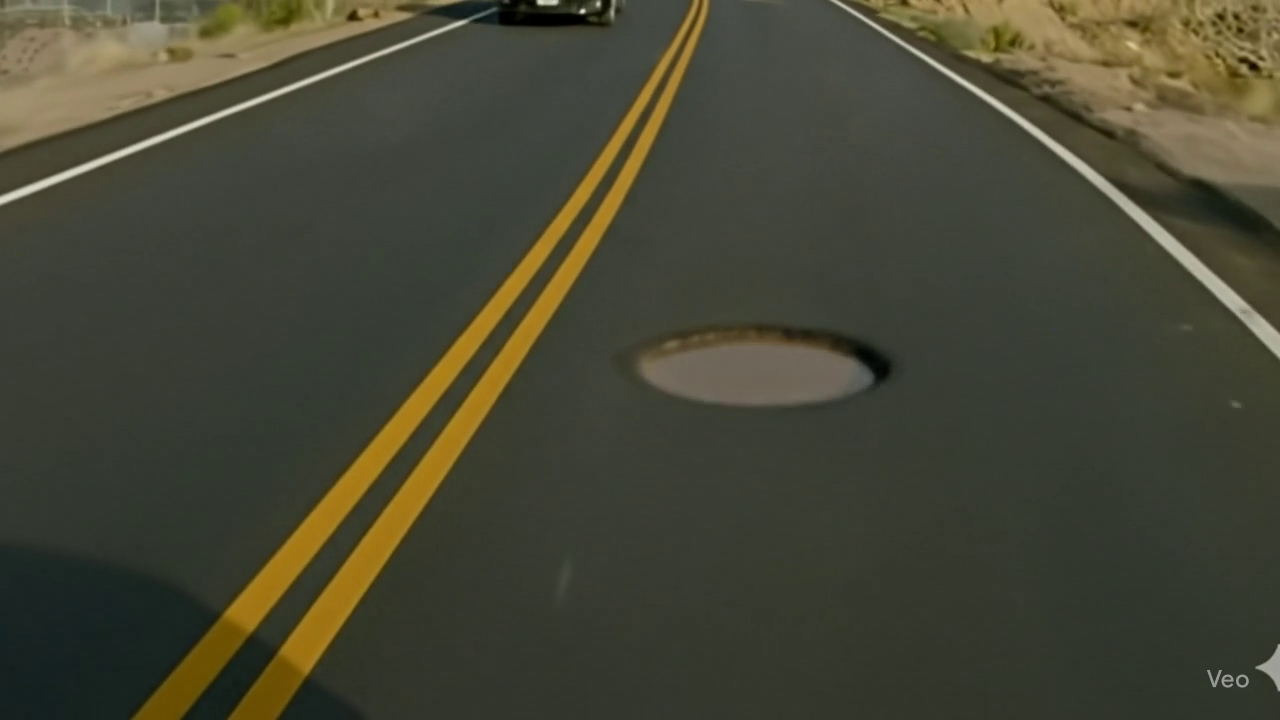
#> input picture frame 18 of pothole_road_sample1.mp4, 1280 x 720 px
$ python play.py
#> lines starting #> are read from the running program, lines starting #| are printed output that depends on the picture; after the words box and inside, x2 and y2 are one past the last pixel; in counts of white or black regions, pixels touching at a corner belong together
import cv2
import numpy as np
import math

VIDEO_IN  = "pothole_road_sample1.mp4"

# TUNABLE PARAMETERS (start with these; tweak if many false+ or misses)
MIN_AREA        = 6000
MAX_AREA        = 40000
DARK_MEAN_THRESH= 200
ASPECT_RATIO_MIN= 1.2
ASPECT_RATIO_MAX= 3.2
ROI_Y_START_FRAC = 0.35

CONFIRM_FRAMES   = 3
MAX_LOST_FRAMES  = 5
MAX_MATCH_DIST   = 60

# Background subtractor helps isolate transient road defects
bg_sub = cv2.createBackgroundSubtractorMOG2(history=200, varThreshold=50, detectShadows=False)

cap = cv2.VideoCapture(VIDEO_IN)
if not cap.isOpened():
    raise SystemExit("Cannot open video file: " + VIDEO_IN)

use_weight_file=("cotom_trained.pt")

W  = int(cap.get(cv2.CAP_PROP_FRAME_WIDTH))
H  = int(cap.get(cv2.CAP_PROP_FRAME_HEIGHT))

kernel = cv2.getStructuringElement(cv2.MORPH_ELLIPSE, (7,7))

print("Processing live... ")
fps = cap.get(cv2.CAP_PROP_FPS) or 30.0
speed = 0.8
delay = int((1000 / fps)*speed)

frame_idx = 0

# TRACKING state
next_track_id = 1
tracks = {}  # { 'bbox':(x,y,w,h), 'centroid':(cx,cy), 'first_seen':frame_idx, 'last_seen':frame_idx, 'consecutive':n, 'counted':bool }
unique_pothole_count = 0

def centroid_from_bbox(bbox):
    x, y, w, h = bbox
    return (int(x + w/2), int(y + h/2))

def euclid(a, b):
    return math.hypot(a[0]-b[0], a[1]-b[1])

while True:
    ret, frame = cap.read()
#> frame is the input picture: shape (720, 1280, 3); mean B, G, R 52.4, 69.7, 69.9
    if not ret:
        break
    frame_idx += 1

    # 1) ROI crop
    y_start = int(H * ROI_Y_START_FRAC)
    roi = frame[y_start:H, 0:W]
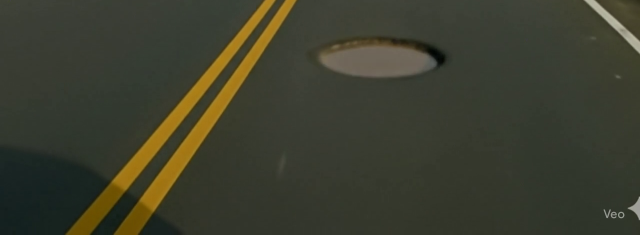
#> roi: shape (469, 1280, 3) (shown at 1/2 size); mean B, G, R 46.3, 61.9, 60.7

    # 2) Preprocess
    gray = cv2.cvtColor(roi, cv2.COLOR_BGR2GRAY)
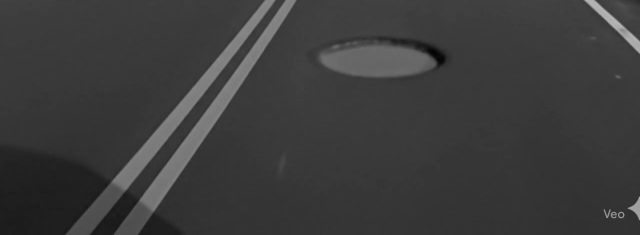
#> gray: shape (469, 1280) (shown at 1/2 size); min 2, max 187, mean 59.8
    gray_blur = cv2.GaussianBlur(gray, (7,7), 0)
    clahe = cv2.createCLAHE(clipLimit=2.0, tileGridSize=(8,8))
    gray_eq = clahe.apply(gray_blur)
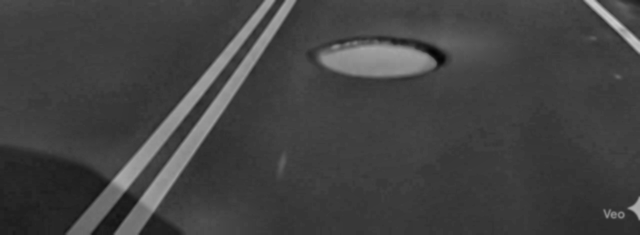
#> gray_eq: shape (469, 1280) (shown at 1/2 size); min 4, max 203, mean 66.3

    # 3) Background subtraction
    fg = bg_sub.apply(gray_eq)
#> fg: shape (469, 1280); every value is 255
    fg = cv2.morphologyEx(fg, cv2.MORPH_OPEN, kernel, iterations=1)
    fg = cv2.morphologyEx(fg, cv2.MORPH_CLOSE, kernel, iterations=2)

    # 4) Edge + dark region detection combined
    edges = cv2.Canny(gray_eq, 60, 140)
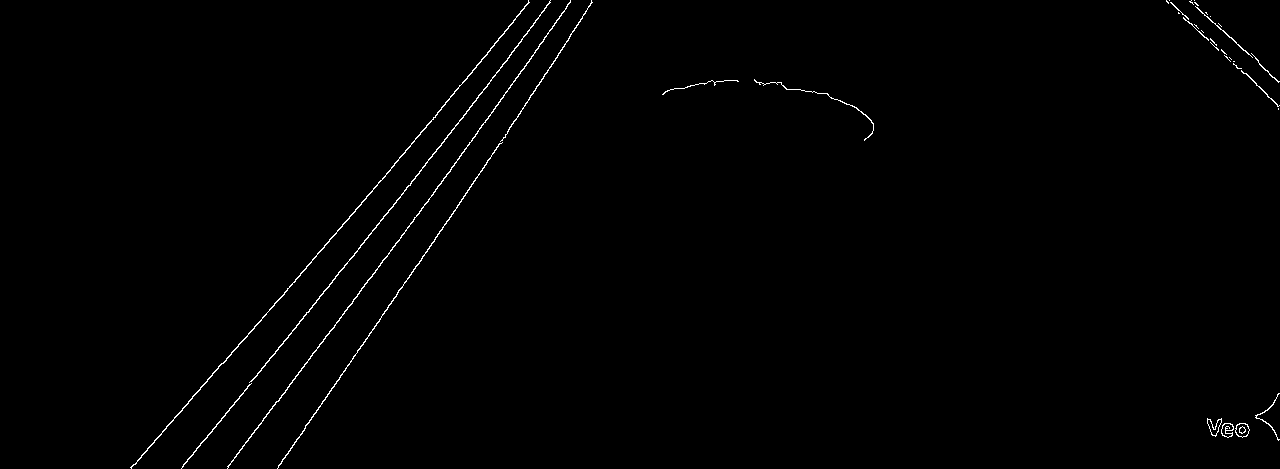
#> edges: shape (469, 1280); 0.7% white in thin lines or dots, all inside (x1, y1, x2, y2) = (130, 0, 1280, 469)
    _, dark = cv2.threshold(gray_eq, DARK_MEAN_THRESH, 255, cv2.THRESH_BINARY_INV)
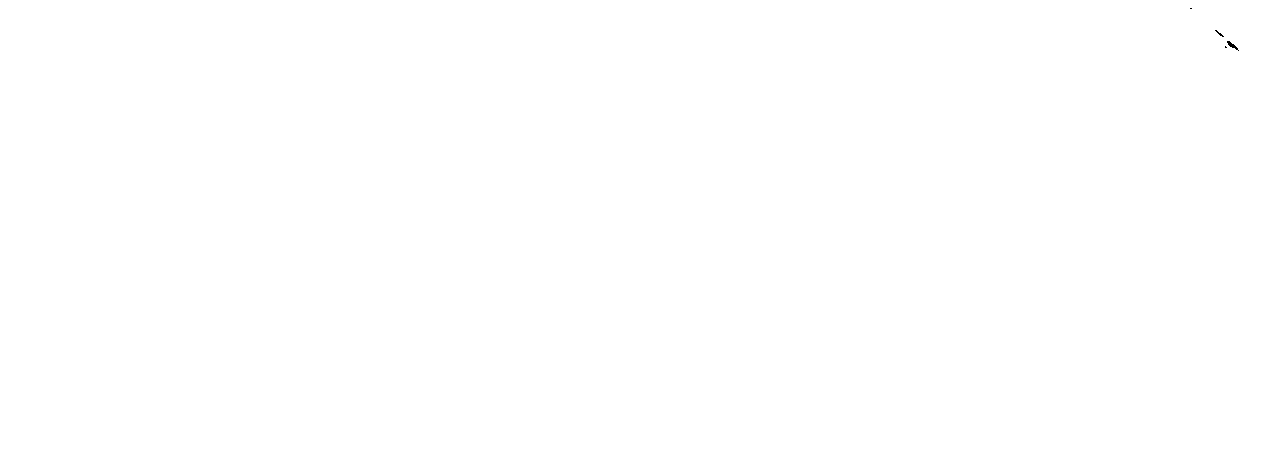
#> dark: shape (469, 1280); 100% white; black in thin lines or dots, all inside (x1, y1, x2, y2) = (1190, 8, 1239, 51)

    combined = cv2.bitwise_and(fg, dark)
    combined = cv2.bitwise_or(combined, edges)
    combined = cv2.morphologyEx(combined, cv2.MORPH_CLOSE, kernel, iterations=2)
    combined = cv2.morphologyEx(combined, cv2.MORPH_OPEN, kernel, iterations=1)

    # 5) Find contours and filter
    contours, _ = cv2.findContours(combined, cv2.RETR_EXTERNAL, cv2.CHAIN_APPROX_SIMPLE)
#> contours = [[[0, 0], [0, 468], [1279, 468], [1279, 0]]]
    detections = []
    for cnt in contours:
        area = cv2.contourArea(cnt)
        if area < MIN_AREA or area > MAX_AREA:
            continue
        x, y, w, h = cv2.boundingRect(cnt)
        ar = w / float(h + 1e-6)
        if not (ASPECT_RATIO_MIN <= ar <= ASPECT_RATIO_MAX):
            continue
        bbox_area = w * h
        solidity = float(area) / (bbox_area + 1e-6)
        if solidity < 0.2:
            continue
        roi_patch = gray_eq[y:y+h, x:x+w]
        mean_int = float(np.mean(roi_patch)) if roi_patch.size else 255
        if mean_int > DARK_MEAN_THRESH + 20:
            continue
        detections.append((x, y, w, h, area, mean_int))
#> this loop made 1 pass
#> (cnt, area) on pass 1: ([[0, 0], [0, 468], [1279, 468], [1279, 0]], 598572)
#> after the loop, detections = []

    # TRACKING: match detections -> existing tracks (centroid distance)
    unmatched_dets = set(range(len(detections)))
#> unmatched_dets = 0 items
    matched_tracks = set()
    det_centroids = [centroid_from_bbox((d[0], d[1], d[2], d[3])) for d in detections]
#> det_centroids = []

    # Build list of track centroids (in ROI coords)
    track_items = list(tracks.items())  # (track_id, data)
    # For each detection, try to find the closest track
    for di, det_c in enumerate(det_centroids):
        best_tid = None
        best_dist = float('inf')
        for tid, tdata in track_items:
            if tid in matched_tracks:
                continue
            dist = euclid(det_c, tdata['centroid'])
            if dist < best_dist:
                best_dist = dist
                best_tid = tid
        if best_tid is not None and best_dist <= MAX_MATCH_DIST:
            # match detected
            x, y, w, h, area, mean_int = detections[di]
            tracks[best_tid]['bbox'] = (x, y, w, h)
            tracks[best_tid]['centroid'] = det_centroids[di]
            # If last_seen was previous frame, increment consecutive, else set to 1
            if frame_idx - tracks[best_tid]['last_seen'] == 1:
                tracks[best_tid]['consecutive'] += 1
            else:
                tracks[best_tid]['consecutive'] = 1
            tracks[best_tid]['last_seen'] = frame_idx
            matched_tracks.add(best_tid)
            unmatched_dets.discard(di)
#> this loop made 0 passes
#> after the loop, matched_tracks = 0 items; tracks = 0 items

    # Create new tracks for unmatched detections
    for di in list(unmatched_dets):
        x, y, w, h, area, mean_int = detections[di]
        cid = next_track_id
        next_track_id += 1
        tracks[cid] = {
            'bbox': (x, y, w, h),
            'centroid': det_centroids[di],
            'first_seen': frame_idx,
            'last_seen': frame_idx,
            'consecutive': 1,
            'counted': False
        }
#> after the loop, next_track_id = 1

    # Check confirmation: if any track reached CONFIRM_FRAMES and not yet counted -> count it
    for tid, tdata in list(tracks.items()):
        if (not tdata['counted']) and (tdata['consecutive'] >= CONFIRM_FRAMES):
            tdata['counted'] = True
            unique_pothole_count += 1
            # Only print when we confirm a stable new pothole
            print("signal----------")
            print(f"Confirmed pothole id={tid} at frame {frame_idx} (seen {tdata['consecutive']} consecutive frames).")
#> after the loop, unique_pothole_count = 0

    # Remove stale tracks
    to_delete = []
    for tid, tdata in tracks.items():
        if frame_idx - tdata['last_seen'] > MAX_LOST_FRAMES:
            to_delete.append(tid)
#> after the loop, to_delete = []
    for tid in to_delete:
        del tracks[tid]

    # 6) Draw detections (convert coords back to full frame)
    for (x, y, w, h, area, mean_int) in detections:
        top_left = (x, y + y_start)
        bottom_right = (x + w, y + h + y_start)
        cv2.rectangle(frame, top_left, bottom_right, (0, 0, 255), 2)
        label = f"Pothole? A={int(area)} I={int(mean_int)}"
        cv2.putText(frame, label, (top_left[0], max(top_left[1]-6,0)), cv2.FONT_HERSHEY_SIMPLEX, 0.45, (0,0,255), 1, cv2.LINE_AA)

    # Optional: draw active tracks and their status (counted or not) — lightly helpful for debugging
    for tid, tdata in tracks.items():
        x, y, w, h = tdata['bbox']
        tl = (int(x), int(y + y_start))
        br = (int(x + w), int(y + h + y_start))
        color = (0,255,0) if tdata['counted'] else (255,165,0)  # green if counted, orange otherwise
        cv2.rectangle(frame, tl, br, color, 1)
        cv2.putText(frame, f"id{tid} c{tdata['consecutive']}", (tl[0], max(tl[1]-8,0)), cv2.FONT_HERSHEY_SIMPLEX, 0.45, color, 1, cv2.LINE_AA)

    cv2.imshow('Pothole Detector - Press ESC or Q to quit', frame)
    key = cv2.waitKey(delay) & 0xFF
#> (key q is pressed here)
    if key == 27 or key == ord('q'):
        break

cap.release()
cv2.destroyAllWindows()
print("Done. Processed {} frames. Final confirmed potholes: {}.".format(frame_idx, unique_pothole_count))
#| Done. Processed 1 frames. Final confirmed potholes: 0.

$ run again, starting later in the video
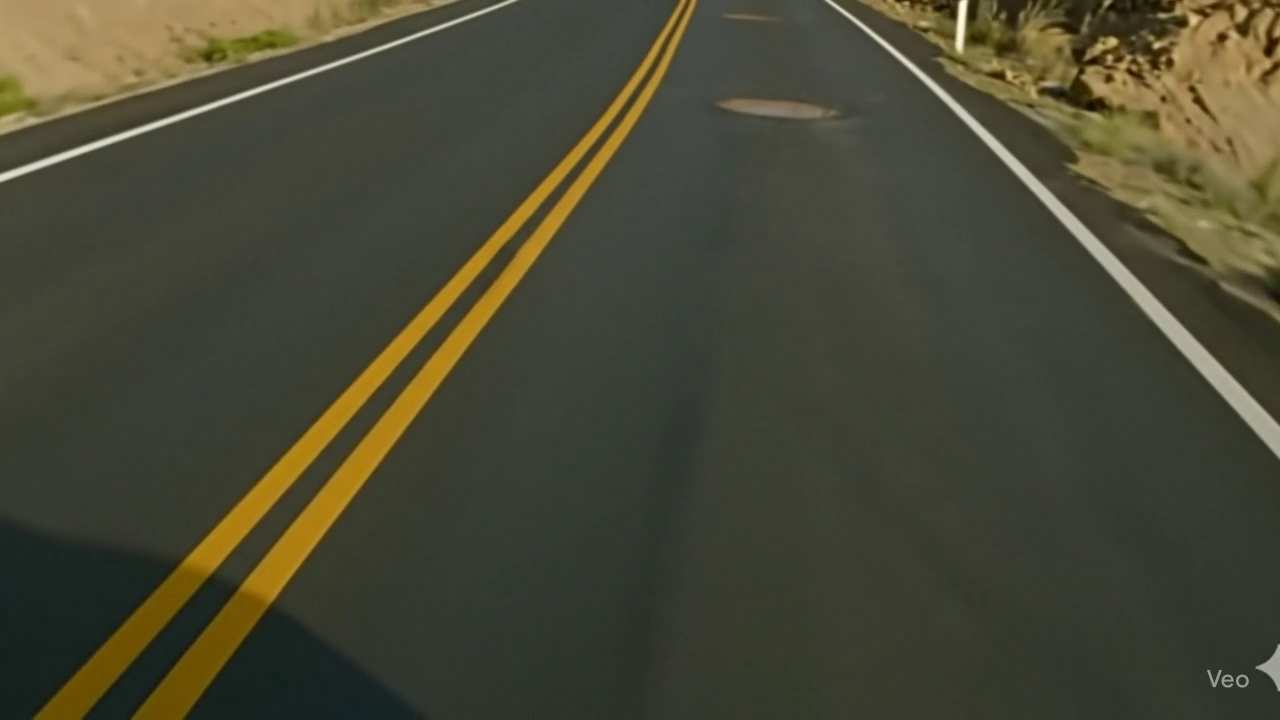
#> input picture frame 84 of pothole_road_sample1.mp4, 1280 x 720 px
#> frame is the input picture: shape (720, 1280, 3); mean B, G, R 52.8, 71.5, 72.3
#> `gray_eq = clahe.apply(gray_blur)`:
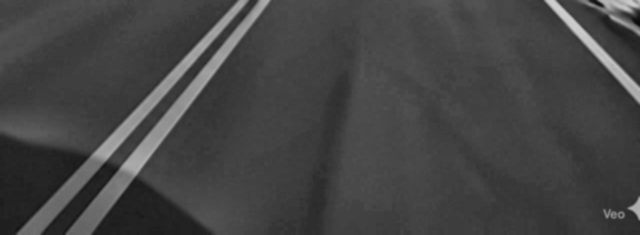
#> gray_eq: shape (469, 1280) (shown at 1/2 size); min 9, max 209, mean 68.2
#> fg: shape (469, 1280); every value is 255
#> `edges = cv2.Canny(gray_eq, 60, 140)`:
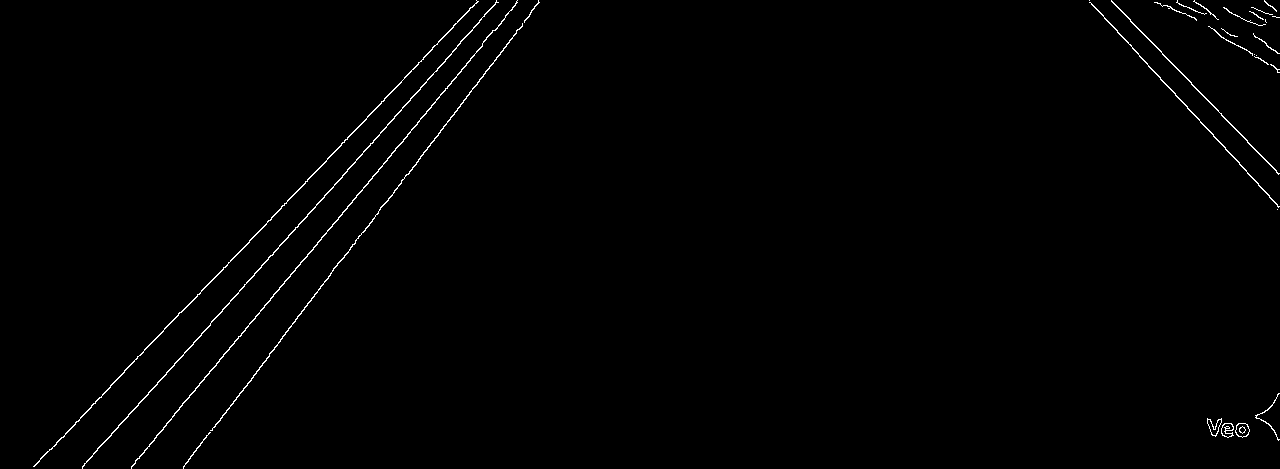
#> edges: shape (469, 1280); 0.81% white in thin lines or dots
#> dark: shape (469, 1280); 99.9% white; 2 black regions, box (x1, y1, x2, y2) and area: (1095, 0, 1174, 72) 796, (1256, 0, 1270, 11) 61
#> contours = [[[0, 0], [0, 468], [1279, 468], [1279, 0]]]
#> the loop `for cnt in contours:` made 1 pass
#> (cnt, area) on pass 1: ([[0, 0], [0, 468], [1279, 468], [1279, 0]], 598572)
#> after the loop `for cnt in contours:`: detections = []
#> unmatched_dets = 0 items
#> det_centroids = []
#> after the loop `for di, det_c in enumerate(det_centroids):`: matched_tracks = 0 items
#> after the loop `for di in list(unmatched_dets):`: next_track_id = 1
#> after the loop `for tid, tdata in list(tracks.items()):`: unique_pothole_count = 0
#> after the loop `for tid, tdata in tracks.items():`: to_delete = []
#| Done. Processed 1 frames. Final confirmed potholes: 0.

$ run again, starting later in the video
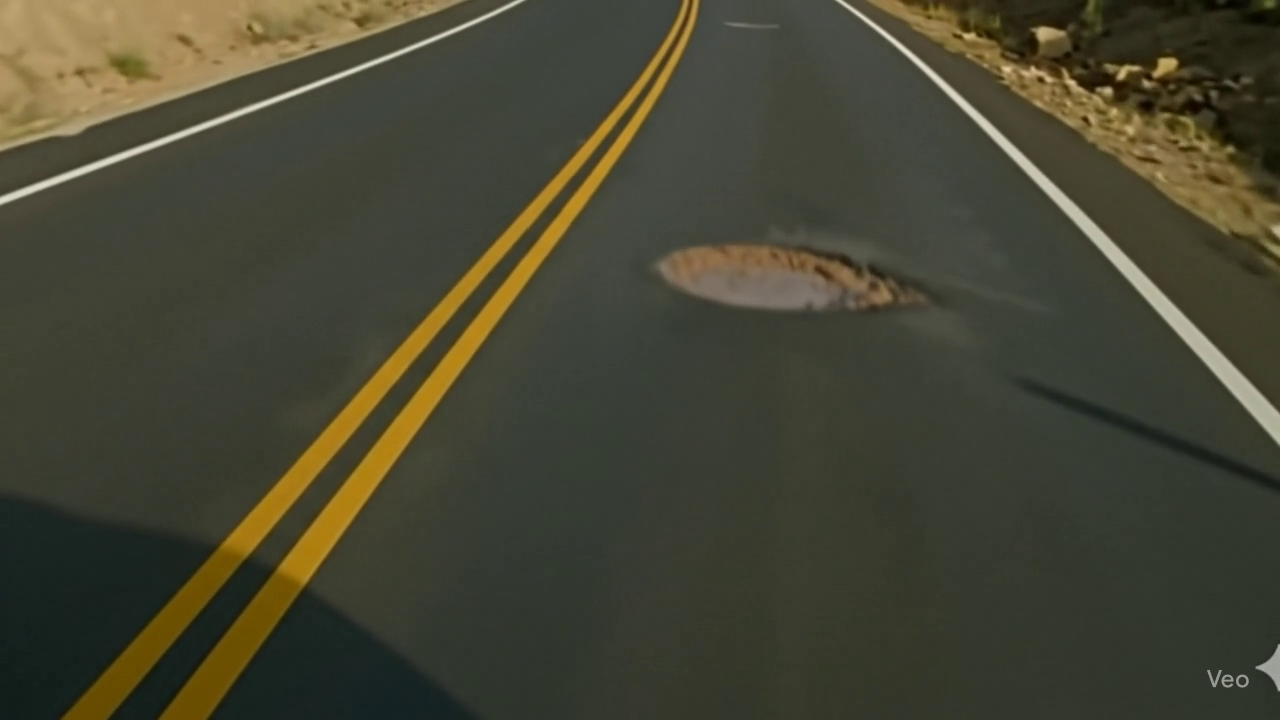
#> input picture frame 149 of pothole_road_sample1.mp4, 1280 x 720 px
#> frame is the input picture: shape (720, 1280, 3); mean B, G, R 50.9, 68.8, 69.8
#> `gray_eq = clahe.apply(gray_blur)`:
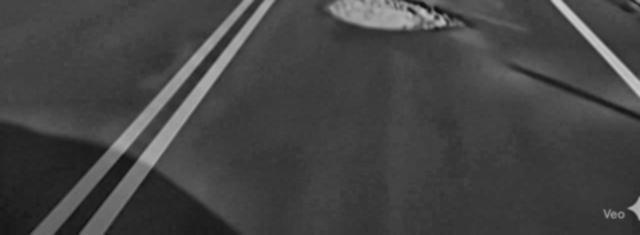
#> gray_eq: shape (469, 1280) (shown at 1/2 size); min 16, max 202, mean 67.8
#> fg: shape (469, 1280); every value is 255
#> `edges = cv2.Canny(gray_eq, 60, 140)`:
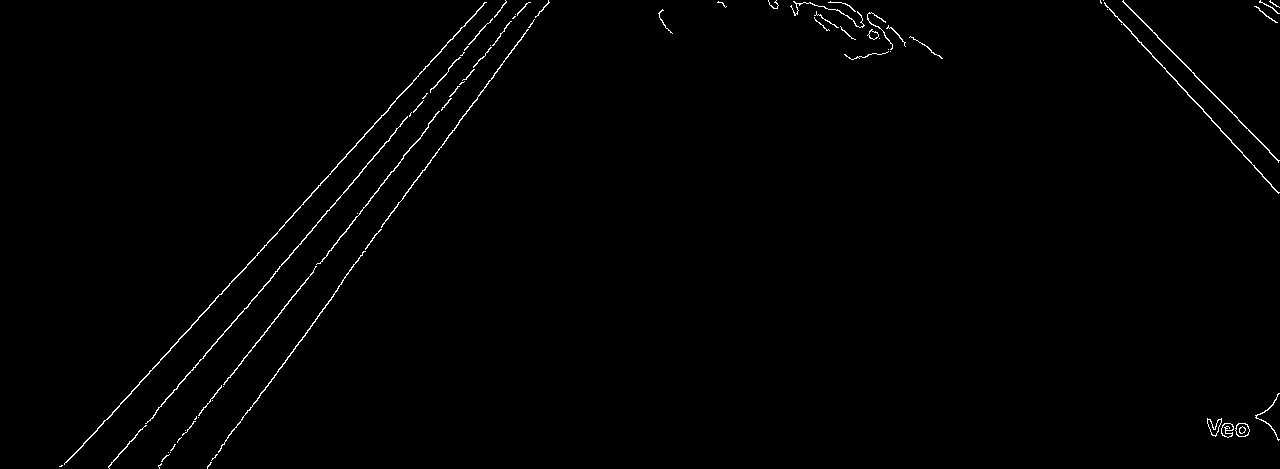
#> edges: shape (469, 1280); 0.82% white in thin lines or dots
#> dark: shape (469, 1280); 100% white; 3 black regions (2 under 20 px), largest, box (x1, y1, x2, y2) and area: (1108, 0, 1125, 12) 69
#> contours = [[[0, 0], [0, 468], [1279, 468], [1279, 0]]]
#> the loop `for cnt in contours:` made 1 pass
#> (cnt, area) on pass 1: ([[0, 0], [0, 468], [1279, 468], [1279, 0]], 598572)
#> after the loop `for cnt in contours:`: detections = []
#> unmatched_dets = 0 items
#> det_centroids = []
#> after the loop `for di, det_c in enumerate(det_centroids):`: matched_tracks = 0 items
#> after the loop `for di in list(unmatched_dets):`: next_track_id = 1
#> after the loop `for tid, tdata in list(tracks.items()):`: unique_pothole_count = 0
#> after the loop `for tid, tdata in tracks.items():`: to_delete = []
#| Done. Processed 1 frames. Final confirmed potholes: 0.
